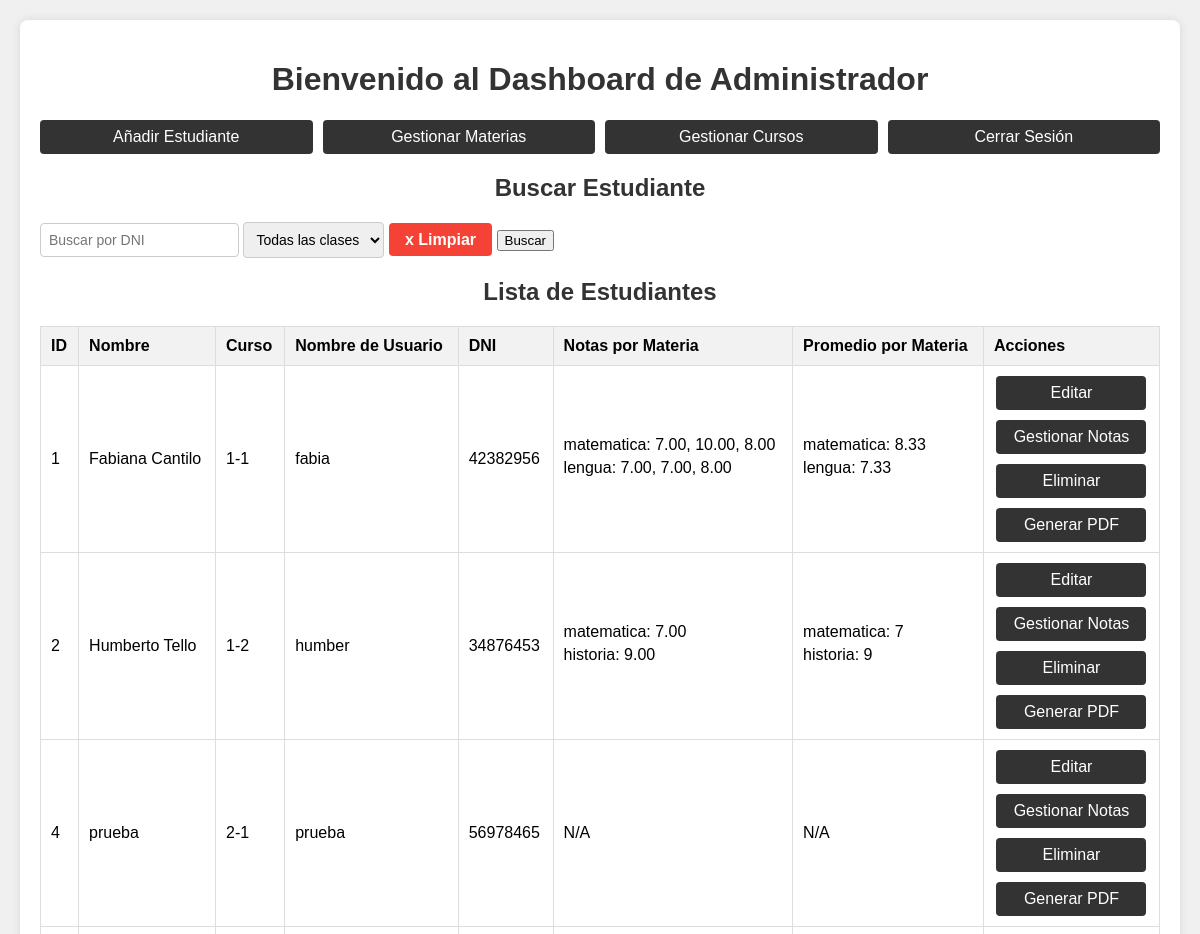
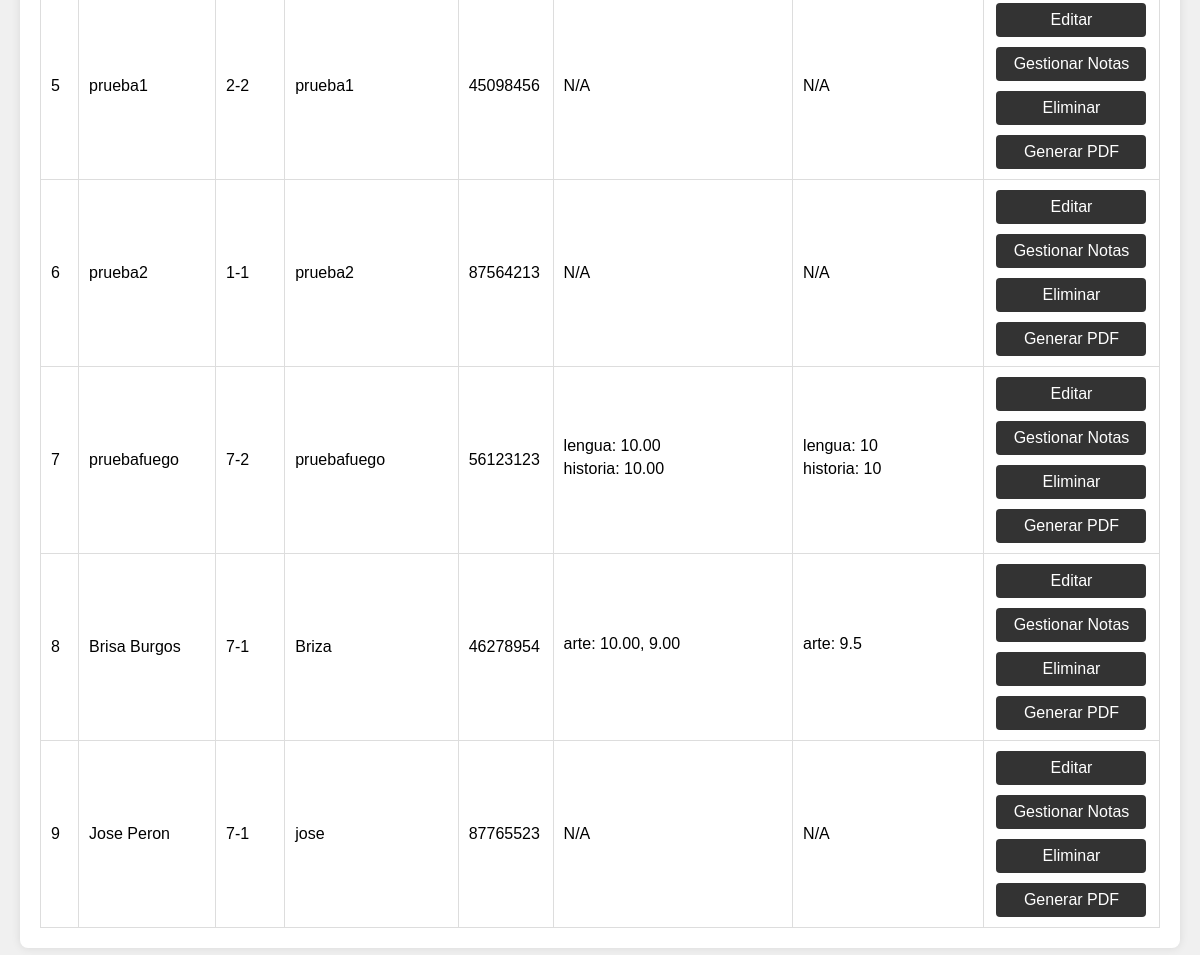
Page /admin_dashboard.php (signed in) on the committed database (2 pictures, top to bottom).
### tables this page shows
CREATE TABLE `students` (
  `id` int(11) NOT NULL,
  `user_id` int(11) NOT NULL,
  `name` varchar(255) NOT NULL,
  `dni` varchar(8) DEFAULT NULL,
  `class_id` int(11) DEFAULT NULL
);

CREATE TABLE `classes` (
  `id` int(11) NOT NULL,
  `class_code` varchar(5) NOT NULL
);

CREATE TABLE `users` (
  `id` int(11) NOT NULL,
  `username` varchar(255) NOT NULL,
  `password` varchar(255) NOT NULL,
  `role` enum('admin','teacher','student','parent') NOT NULL
);

### functions.php (called while the page is built)
<?php
function getStudentGradesGrouped($student_id, $conn) {
    $sql_grades = "SELECT subjects.id AS subject_id, subjects.name AS subject_name,
                   GROUP_CONCAT(grades.grade ORDER BY grades.id SEPARATOR ', ') AS grades_list,
                   AVG(grades.grade) AS average_grade
                   FROM grades
                   JOIN subjects ON grades.subject_id = subjects.id
                   WHERE grades.student_id = ?
                   GROUP BY subjects.id, subjects.name";
    $stmt = $conn->prepare($sql_grades);
    $stmt->bind_param("i", $student_id);
    $stmt->execute();
    $result_grades = $stmt->get_result();
    $grades = array();
    while ($row = $result_grades->fetch_assoc()) {
        $grades[$row['subject_name']] = array(
            'grades_list' => $row['grades_list'],
            'average_grade' => round($row['average_grade'], 2)
        );
    }
    return $grades;
}
?>

### admin_dashboard.php (the view, shortened to what this page needs)
<?php
include 'db.php';
include 'functions.php';
$search_dni = '';
$sql = "SELECT students.id, students.name, students.dni, users.username, classes.class_code
        FROM students
        JOIN users ON students.user_id = users.id
        JOIN classes ON students.class_id = classes.id";
$result = $conn->query($sql);
?>
<!DOCTYPE html>
<html lang="en">
<head>
</head>
<body>
    <div class="container">
        <h1>Bienvenido al Dashboard de Administrador</h1>
        <div class="actions">
            <a href="add_student.php">Añadir Estudiante</a>
            <a href="subjects_dashboard.php">Gestionar Materias</a>
            <a href="manage_classes.php">Gestionar Cursos</a>
            <a href="logout.php">Cerrar Sesión</a>
        </div>
        <h2>Buscar Estudiante</h2>
        <div class="search-container">
            <form id="search_form" method="POST" action="">
                <input type="text" id="search_dni" name="search_dni" placeholder="Buscar por DNI" value="<?php echo htmlspecialchars($search_dni); ?>">
                <select id="search_class" name="search_class">
                    <option value="all">Todas las clases</option>
                </select>
                <span class="clear-button" onclick="clearSearch()">x Limpiar</span>
                <button type="submit">Buscar</button>
            </form>
        </div>
        <h2>Lista de Estudiantes</h2>
        <table>
            <tr>
                <th>ID</th>
                <th>Nombre</th>
                <th>Curso</th>
                <th>Nombre de Usuario</th>
                <th>DNI</th>
                <th>Notas por Materia</th>
                <th>Promedio por Materia</th>
                <th>Acciones</th>
            </tr>
            <?php
            if ($result->num_rows > 0) {
                while ($row = $result->fetch_assoc()) {
                    $student_id = $row['id'];
                    $grades = getStudentGradesGrouped($student_id, $conn);
                    echo "<tr>
                            <td>{$row['id']}</td>
                            <td>{$row['name']}</td>
                            <td>{$row['class_code']}</td>
                            <td>{$row['username']}</td>
                            <td>{$row['dni']}</td>
                            <td>";
                    if (!empty($grades)) {
                        echo "<div class='grades'>";
                        foreach ($grades as $subject => $data) {
                            echo "<ul><li>{$subject}: {$data['grades_list']}</li></ul>";
                        }
                        echo "</div>";
                    } else {
                        echo "N/A";
                    }
                    echo "</td>
                            <td>";
                    if (!empty($grades)) {
                        echo "<div class='grades'>";
                        foreach ($grades as $subject => $data) {
                            echo "<ul><li>{$subject}: {$data['average_grade']}</li></ul>";
                        }
                        echo "</div>";
                    } else {
                        echo "N/A";
                    }
                    echo "</td>
                            <td><div class='table-actions'>
                                <a href='edit_student.php?id={$row['id']}'>Editar</a>
                                <a href='manage_grades.php?id={$row['id']}'>Gestionar Notas</a>
                                <a href='delete_student.php?id={$row['id']}' onclick='return confirm(\"¿Estás seguro de eliminar este estudiante?\")'>Eliminar</a>
                                <a href='generate_student_pdf.php?id={$row['id']}'>Generar PDF</a>
                                </div>
                            </td>
                            </tr>";
                }
            } else {
                echo "<tr><td colspan='8'>No hay estudiantes registrados</td></tr>";
            }
            ?>
        </table>
    </div>
</body>
</html>

### admin_dashboard.php (style rules this page uses)
body { font-family: Arial, sans-serif; background-color: #f0f0f0; margin: 0; padding: 20px; }
.container { max-width: 1200px; margin: 0 auto; background-color: #fff; padding: 20px; border-radius: 8px; box-shadow: 0 0 10px rgba(0, 0, 0, 0.1); }
h1, h2 { color: #333; text-align: center; }
.actions { text-align: center; margin-bottom: 20px; display: flex; flex-wrap: wrap; justify-content: center; gap: 10px; }
.actions a { text-decoration: none; color: #fff; padding: 8px 16px; border-radius: 4px; background-color: #333; transition: background-color 0.3s; flex: 1 1 200px; box-sizing: border-box; text-align: center; }
.search-container { display: flex; align-items: center; margin-bottom: 20px; flex-wrap: wrap; gap: 10px; }
.search-container input[type="text"], .search-container select { padding: 8px; border-radius: 4px; border: 1px solid #ccc; font-size: 14px; flex: 1 1 200px; box-sizing: border-box; }
.search-container .clear-button { cursor: pointer; color: #fff; font-weight: bold; background-color: #f44336; border: none; padding: 8px 16px; border-radius: 4px; transition: background-color 0.3s; flex: 1 1 100px; box-sizing: border-box; text-align: center; }
table { width: 100%; border-collapse: collapse; margin-top: 20px; }
table, th, td { border: 1px solid #ddd; padding: 10px; text-align: left; }
th { background-color: #f2f2f2; }
.grades { max-width: 300px; }
.grades ul { padding: 0; margin: 0; }
.grades ul li { list-style-type: none; margin-bottom: 5px; }
.table-actions { text-align: center; display: flex; flex-direction: column; align-items: center; }
.table-actions a { margin-bottom: 10px; text-decoration: none; color: #fff; padding: 8px 16px; border-radius: 4px; background-color: #333; transition: background-color 0.3s; width: 150px; box-sizing: border-box; text-align: center; }
.table-actions a:last-child { margin-bottom: 0; }

### rows in the picture
students: id "1", name "Fabiana Cantilo", class.class_code "1-1", user.username "fabia", dni "42382956", subject "matematica", grades_list "7.00, 10.00, 8.00", subject "lengua", grades_list "7.00, 7.00, 8.00", average_grade "8.33", average_grade "7.33"
students: id "2", name "Humberto Tello", class.class_code "1-2", user.username "humber", dni "34876453", subject "matematica", grades_list "7.00", subject "historia", grades_list "9.00", average_grade "7", average_grade "9"
students: id "4", name "prueba", class.class_code "2-1", user.username "prueba", dni "56978465", shows "N/A"
students: id "5", name "prueba1", class.class_code "2-2", user.username "prueba1", dni "45098456", shows "N/A"
students: id "6", name "prueba2", class.class_code "1-1", user.username "prueba2", dni "87564213", shows "N/A"
students: id "7", name "pruebafuego", class.class_code "7-2", user.username "pruebafuego", dni "56123123", subject "lengua", grades_list "10.00", subject "historia", average_grade "10"
students: id "8", name "Brisa Burgos", class.class_code "7-1", user.username "Briza", dni "46278954", subject "arte", grades_list "10.00, 9.00", average_grade "9.5"
students: id "9", name "Jose Peron", class.class_code "7-1", user.username "jose", dni "87765523", shows "N/A"
